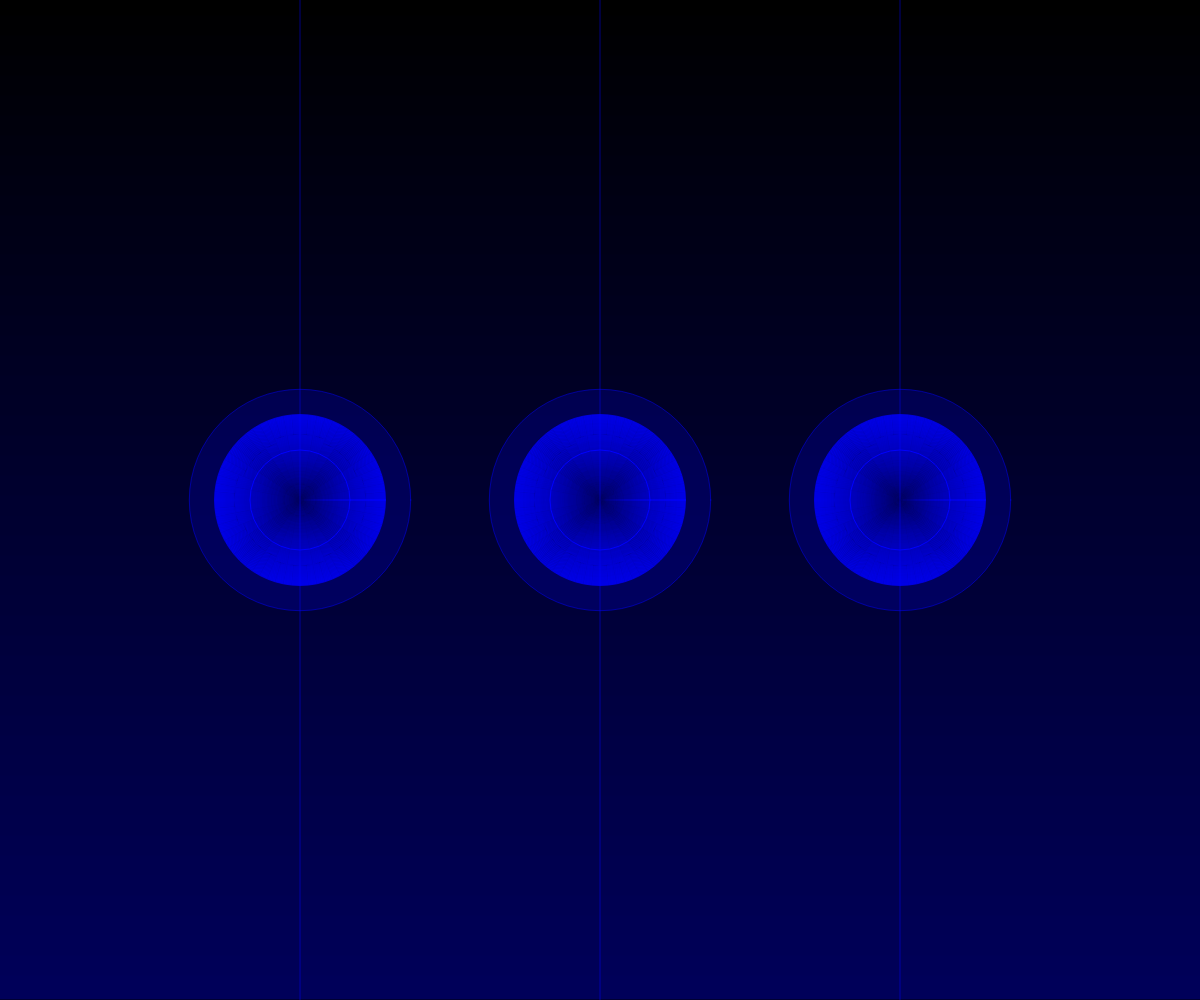
Frame 1 (no input)
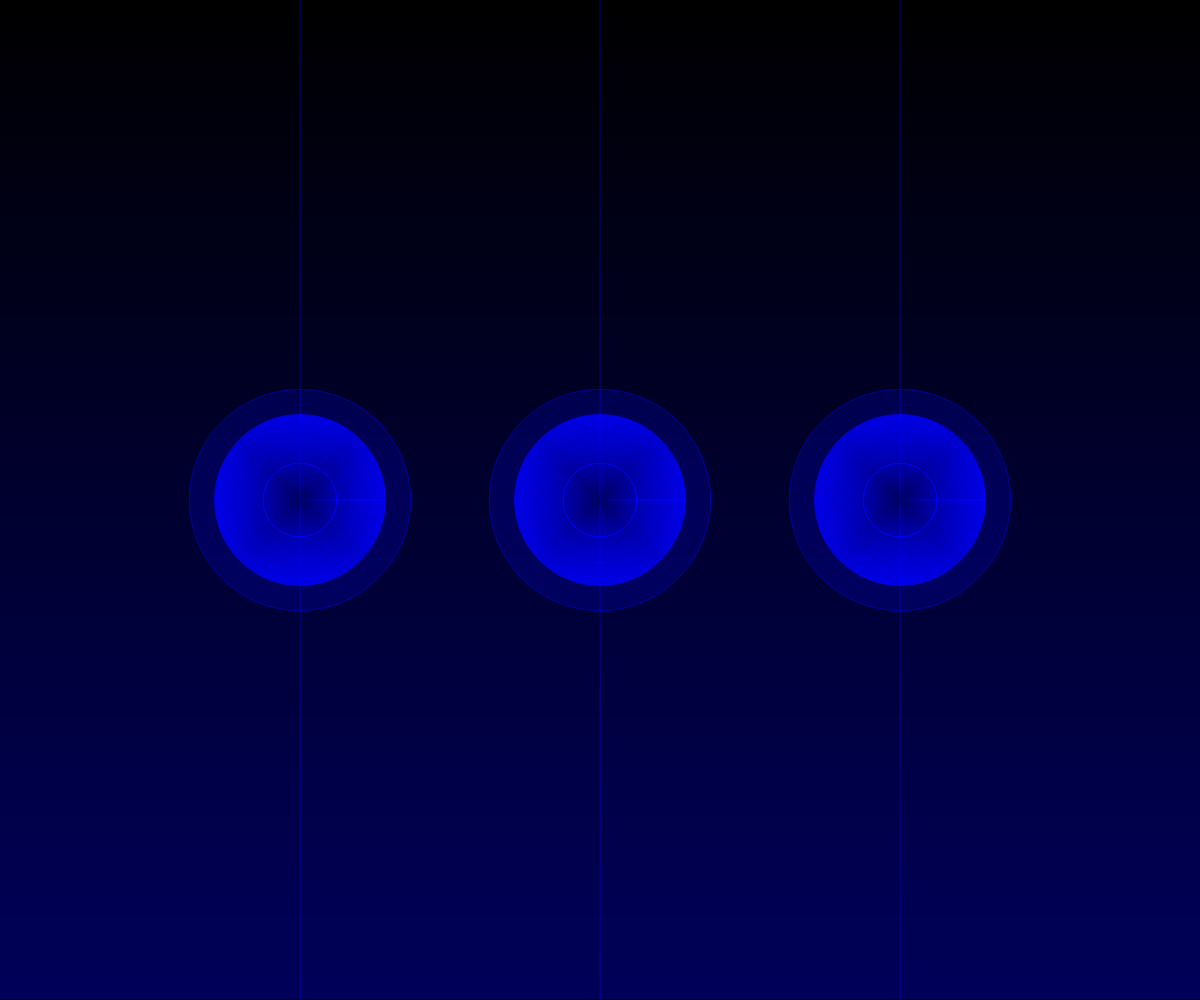
Frame 60 (no input)
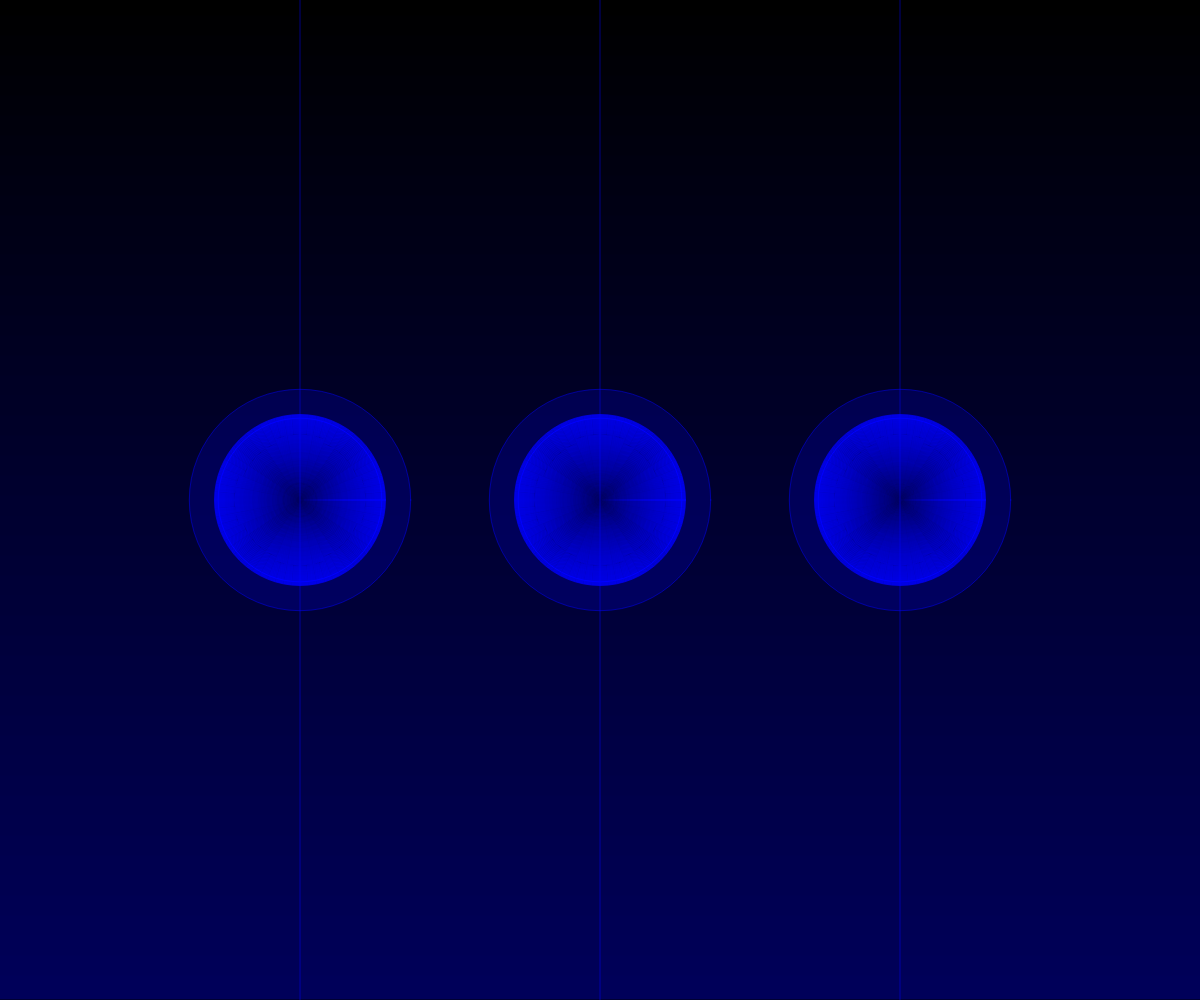
Frame 120 (the mouse pressed at the canvas centre since frame 60)

The p5.js sketch that drew these frames (run headless with seeded random() and noise() and a simulated clock; from frame 60 on, the mouse is pressed at the canvas centre):

// p5.js sketch
// ── sketch.js
var r = 0;
var g = 0;
var b = 0;
var xPos;
var xSize = 100;
var yPos = 0;
var plus = 0;
//var up = -1;

function setup() {
  createCanvas(window.innerWidth, window.innerHeight);
    //setTimeout('move', 1000);


}

function draw() {
  b = 255;
  xPos = width/2;
  yPos = yPos + plus;

  background(0);
  flower1();
  flower2();
  flower3();
  bg();
  pulse();
}

function flower1(){

  stroke(r, g, b, 125);
  fill(r, g, b, 50);
  ellipse(xPos - width/4, height/2 - yPos*1.5, width/7 + 50);
  line(xPos - width/4, 0 + yPos, xPos - width/4, height);

  for(var size1 = 0; size1 < width/7; size1 = size1 + 1){
    stroke(r, g, b, random(0, 10) + size1);
    noFill();
    ellipse(xPos - width/4, height/2 + yPos*0.75, size1);
  }

  stroke(r, g, b);
  ellipse(xPos - width/4, height/2 + yPos*1.5, xSize);
}

function flower2(){

  stroke(r, g, b, 125);
  fill(r, g, b, 50);
  ellipse(xPos, height/2 + yPos*1.25, width/7 + 50);
  line(xPos, 0, xPos, height - yPos);

  for(var size1 = 0; size1 < width/7; size1 = size1 + 1){
    stroke(r, g, b, random(0, 10) + size1);
    noFill();
    ellipse(xPos, height/2 - yPos*0.75, size1);
  }

  stroke(r, g, b);
  ellipse(xPos, height/2 - yPos*1.25, xSize);
}

function flower3(){

  stroke(r, g, b, 125);
  fill(r, g, b, 50);
  ellipse(xPos + width/4, height/2 - yPos*0.4, width/7 + 50);
  line(xPos + width/4,  0 + yPos*2, xPos + width/4, height);

  for(var size1 = 0; size1 < width/7; size1 = size1 + 1){
    stroke(r, g, b, random(0, 10) + size1);
    noFill();
    ellipse(xPos + width/4, height/2 + yPos*2, size1);
  }

  stroke(r, g, b);
  ellipse(xPos + width/4, height/2 + yPos*0.35, xSize);
}

function pulse(){
  xSize = xSize + 1.5;
  if(xSize > width/7){
    xSize = width/21;
  }
}

function bg(){
  for(var bg = 0; bg < height; bg = bg + 1){
    stroke(r,g,b, 0 + bg * 0.1);
    line (0, bg, width, bg);
  }
}


function mouseClicked(){
  r = random(0, 255);
  g = random(0, 255);
  b = random(0, 255);

  plus = 1;


}
